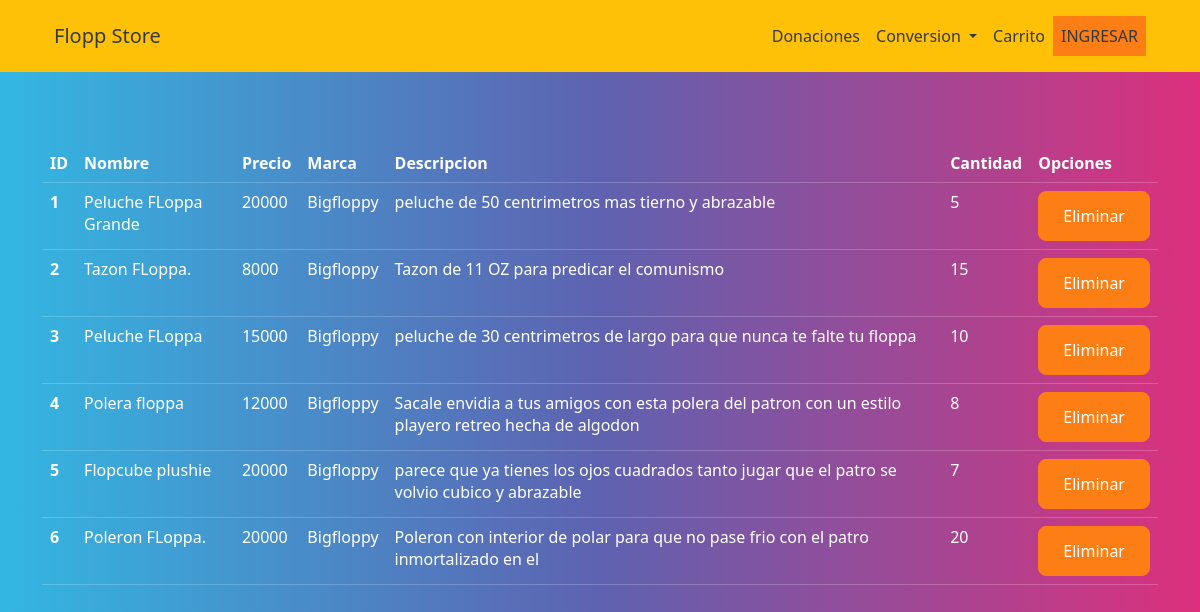
Page /list_product/ on the earlier database version.
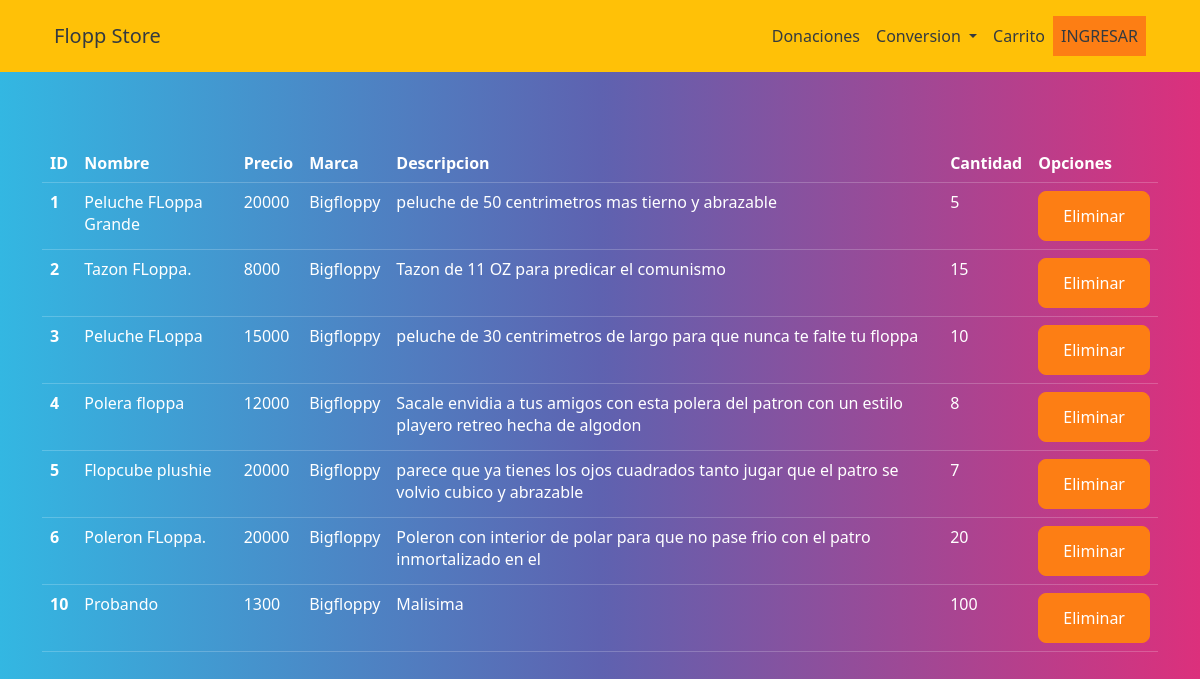
Same page on the later database version.
### core/models.py (models this page shows, shortened)
class Producto(models.Model):
    nombre = models.CharField(max_length=100, null=True)
    precio = models.IntegerField()
    descripcion = models.CharField(max_length=200, null=True)
    marca = models.CharField(max_length=100, null=True)
    cantidad = models.IntegerField()
    img = models.ImageField()

### core/views.py (the view)
# urls.py: path('list_product/', list_productos, name="list_product"),
def list_productos(request):
    productos = Producto.objects.all()
    return render(request, 'list_productos.html', {'productos': productos})

### template/list_productos.html
{% extends 'base.html' %}
{% load static %}
{% block content %}
<br><br><br>
<div class="container">
    <table class="table table-hover table-responsive">
        <thead>
          <tr>
            <th scope="col">ID</th>
            <th scope="col">Nombre</th>
            <th scope="col">Precio</th>
            <th scope="col">Marca</th>
            <th scope="col">Descripcion</th>
            <th scope="col">Cantidad</th>
            <th scope="col">Opciones</th>
          </tr>
        </thead>
        <tbody>
            {% for p in productos %}
            <tr>
                <th scope="row">{{p.id}}</th>
                <td>{{p.nombre}}</td>
                <td>{{p.precio}}</td>
                <td>{{p.marca}}</td>
                <td>{{p.descripcion}}</td>
                <td>{{p.cantidad}}</td>
                <td>
                    <a href="{% url 'delete_producto' p.id %}" class="btn btn-danger">Eliminar</a>
                </td>
            </tr>
            {% endfor %}
        </tbody>
    </table>
</div>
{% endblock  %}

### template/base.html (shortened to what this page needs)
{% load static %}
<html lang="en">
<head>
    <link href="https://cdn.jsdelivr.net/npm/bootstrap@5.2.3/dist/css/bootstrap.min.css" rel="stylesheet">
    <link rel="stylesheet" href="{% static 'CSS/bootstrap.min.css' %}">
</head>
<body>
    {% include 'navbar.html' %}
    {% block content %}
    {% endblock %}
</body>
</html>

### template/navbar.html (shortened to what this page needs)
{% load static %}
<div class="container-fluid bg-warning">
    <div class="container">
        <nav class="navbar navbar-expand-lg bg-warning">
            <div class="container-fluid">
              <a class="navbar-brand" href="{% url 'home' %}">Flopp Store</a>
              <div class="collapse navbar-collapse" id="navbarSupportedContent">
                <ul class="navbar-nav ms-auto mb-2 mb-lg-0">
                <div class="collapse navbar-collapse" id="navbarSupportedContent">
                  <ul class="navbar-nav ms-auto mb-2 mb-lg-0">
                    <li class="nav-item">
                      <a class="nav-link active" aria-current="page" href="{% url 'donaciones' %}">Donaciones</a>
                    </li>
                  <li class="nav-item dropdown">
                    <a class="nav-link active dropdown-toggle" href="#" role="button" data-bs-toggle="dropdown" aria-expanded="false">
                      Conversion
                    </a>
                  <li class="nav-item">
                    <a class="nav-link active" href="{% url 'carrito' %}">Carrito</a>
                  </li>
                  {% if not user.is_authenticated %}
                  <li class="nav-item">
                    <a class="nav-link active bg-danger" href="{% url 'login' %}">INGRESAR</a>
                  </li>
                  {% endif %}
                </ul>
              </div>
            </div>
        </nav>
    </div>
</div>

Differences in the rows shown:
added Producto: id "10", nombre "Probando", precio "1300", marca "Bigfloppy", descripcion "Malisima", cantidad "100"
